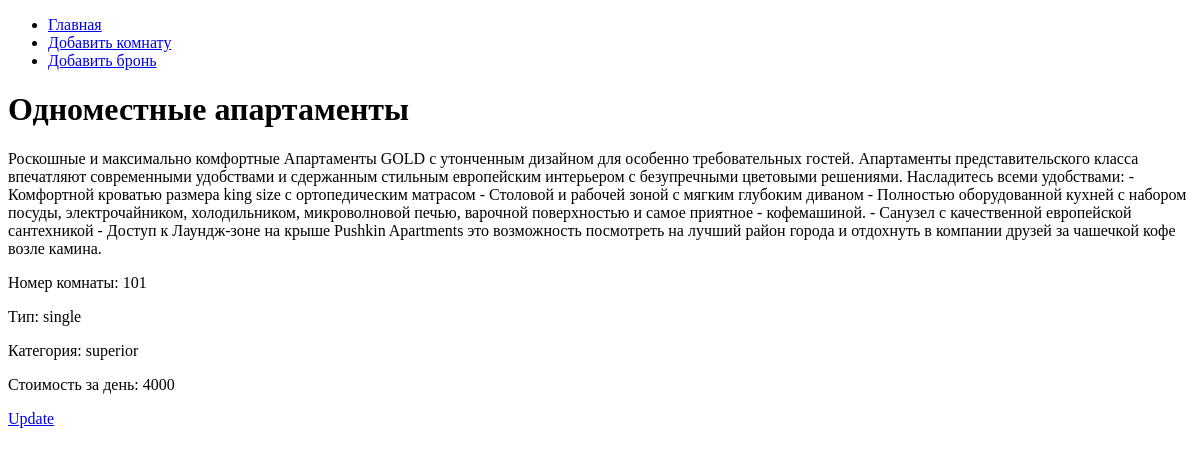
The page /hotel/2/ on the database as committed earlier.
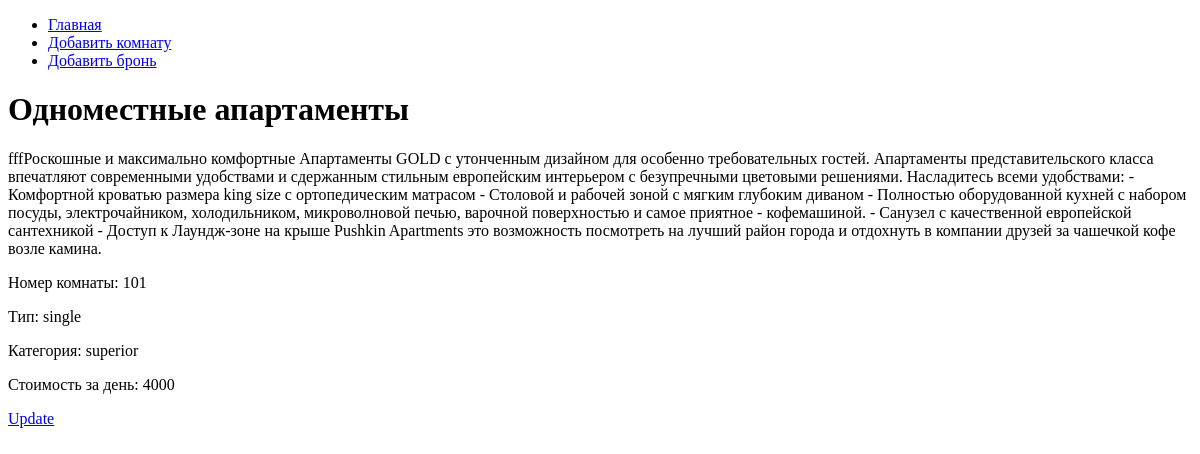
The same page on the database as committed later.
### hotel/models.py (models this page shows, shortened)
class Room(models.Model):
    name = models.CharField(max_length=200, default="", verbose_name='Название номера')
    description = models.TextField(default="", verbose_name='Описание номера')
    room_number = models.IntegerField(verbose_name='Нормер комнаты')
    type = (("single", "Номер с односпальной кроватью"),
            ("double","Номер с двуспальной кроватью"),
            ("twin", "Номер с двумя кроватями"),
            ("triple", "Номер с тремя кроватями"),
            ("family", "Семейный номер"))
    type = models.CharField(max_length=50, choices=type, verbose_name='Тип номера')
    category = (("standard", "Стандартный номер"),
                ("superior", "Номер повышенного комфорта"),
                ("deluxe", "Номер «люкс»"))
    category = models.CharField(max_length=50, choices=category, verbose_name='Категория номера')
    cost_per_day = models.IntegerField(verbose_name='Стоимость за день')
    def get_absolute_url(self):
        return reverse('hotel:detail', kwargs={'id': self.id})
    class Meta:
        verbose_name = 'Комната'
        verbose_name_plural = 'Комнаты'

### hotel/views.py (the view)
# urls.py: path("<int:id>/", views.hotel_detail, name='detail'),
def hotel_detail(request, id):
    instance = get_object_or_404(Room, id=id)
    context = {
        'title': 'Detail',
        'instance' : instance,
    }
    return render(request, 'hotel/room_detail.html', context)

### hotel/templates/hotel/room_detail.html (shortened to what this page needs)
<!DOCTYPE html>
<html lang="en">
<head>
</head>
<body>
    <ul>
        <li><a href="/hotel/">Главная</a></li>
        <li><a href="/hotel/create/">Добавить комнату</a></li>
        <li><a href="/hotel/reservation/">Добавить бронь</a></li>
      </ul>
    <h1> {{instance.name}} </h1>
    <div>
        <p> {{instance.description}}</p>
        <p>Номер комнаты: {{instance.room_number}}</p>
        <p>Тип: {{instance.type}}</p>
        <p>Категория: {{instance.category}}</p>
        <p>Стоимость за день: {{instance.cost_per_day}}</p>
    </div>
    <form action="" method="post">
        <a href="{{ instance.get_absolute_url }}update">
            Update
        </a>
    </form>
</body>
</html>

Rows that differ between the two databases and show on the page:
changed Room "Одноместные апартаменты": description "Роскошные и максимально комфортные Апартаменты…" → "fffРоскошные и максимально комфортные Апартаменты…"
